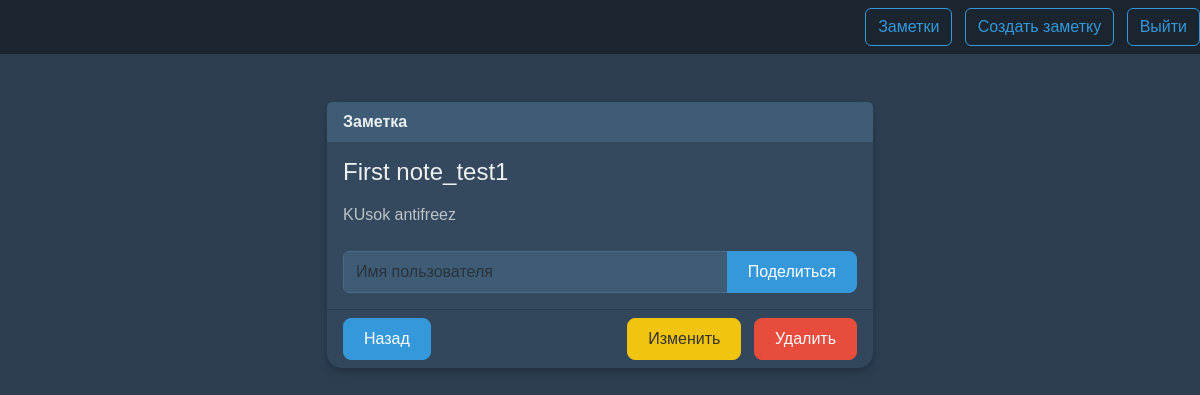
Page /smart/notes/1/ (signed in) on the earlier database version.
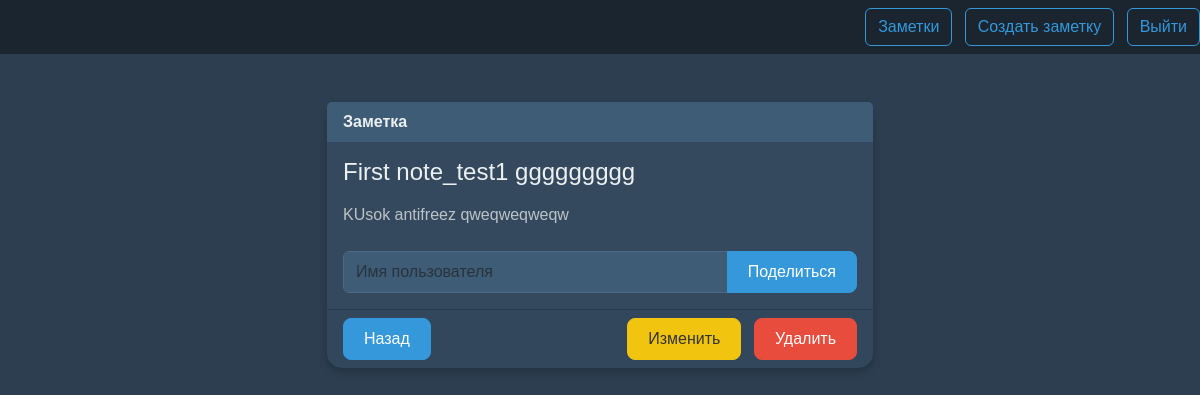
Same page on the later database version.
### notes/models.py (models this page shows, shortened)
class Notes(models.Model):
    title = models.CharField(max_length=200)
    text = models.TextField()
    created_at = models.DateTimeField(auto_now_add=True)
    user = models.ForeignKey(User, on_delete=models.CASCADE, related_name='notes')

### notes/views.py (the view)
# urls.py: path('notes/<int:pk>/', views.NotesDetailView.as_view(), name="notes.detail"),
class NotesDetailView(LoginRequiredMixin, DetailView):
    model = Notes
    context_object_name = 'note'
    login_url = '/login/'
    def get_queryset(self):
        own_notes = self.request.user.notes.all()
        shared_notes = Notes.objects.filter(shared_with__shared_with=self.request.user)
        return (own_notes | shared_notes).distinct()
    def get_context_data(self, **kwargs):
        context = super().get_context_data(**kwargs)
        context['is_owner'] = self.object.user == self.request.user
        return context

### notes/templates/notes/notes_detail.html (shortened to what this page needs)
{% extends 'base.html' %}
{% load static %}
{% block content %}
<div class="row justify-content-center">
    <div class="col-md-6">
        <div class="card">
            <div class="card-header">Заметка</div>
            <div class="card-body">
                <h1 class="fs-4 mb-3">{{ note.title }}</h1>
                <p>{{ note.text }}</p>
                {% if is_owner %}
                    <form action="{% url 'notes.share' pk=note.id %}" method="post" class="mt-4">
                        <div class="input-group">
                            <input type="text" name="username" class="form-control" placeholder="Имя пользователя">
                            <button type="submit" class="btn btn-primary">Поделиться</button>
                        </div>
                    </form>
                {% endif %}
            </div>
            <div class="card-footer d-flex justify-content-between">
                <a href="{% url 'notes.list' %}" class="btn btn-primary">Назад</a>
                {% if is_owner %}
                    <div>
                        <a href="{% url 'notes.update' pk=note.id %}" class="btn btn-warning me-2">Изменить</a>
                        <a href="{% url 'notes.delete' pk=note.id %}" class="btn btn-danger">Удалить</a>
                    </div>
                {% endif %}
            </div>
        </div>
    </div>
</div>
{% endblock %}

Differences in the rows shown:
changed Notes: title "First note_test1" → "First note_test1 ggggggggg"; text "KUsok antifreez" → "KUsok antifreez qweqweqweqw"
